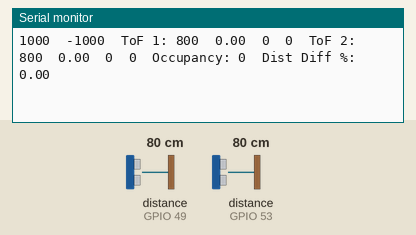
The sketch below on a simulated ESP32. On the bench: the last lines printed to the serial monitor. The test bench sets the inputs (shaded band); at power-on: distance to the obstacle (sensors on GPIO 49, GPIO 53) 80 cm.

Above: at 1.2 s.
1.3 s: distance to the obstacle (sensor on GPIO 49) set to 2 cm
At 1.46 s:
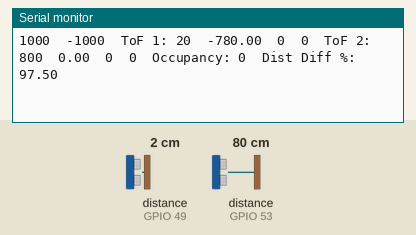
2.8 s: distance to the obstacle (sensor on GPIO 53) set to 2 cm
At 2.87 s:
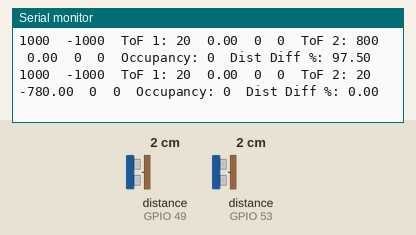
4.3 s: distance to the obstacle (sensor on GPIO 49) set to 4 cm
At 4.35 s:
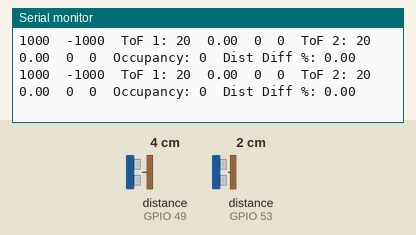
5.8 s: distance to the obstacle (sensor on GPIO 53) set to 4 cm
At 5.84 s:
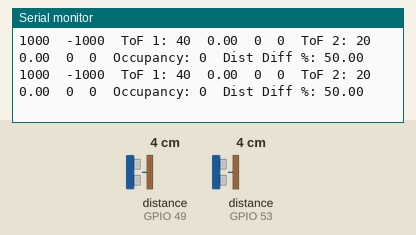
Timing chart, 0 to 8.3 s (numbered marks = the images above; inputs shaded):
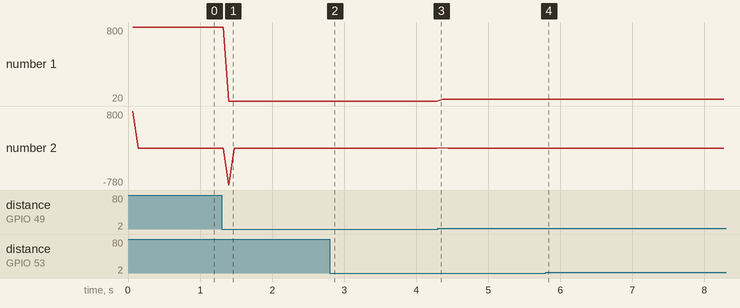

The sketch:

team_5_project_code.ino
```cpp
#include "Adafruit_VL53L1X.h"

// Const Parameters
const int GPIO_PIN_1 = 25;                      // beware communication, etc. pins on the ESP32
const int XSHUT_PIN_1 = 26;
const int GPIO_PIN_2 = 32;
const int XSHUT_PIN_2 = 33;
const int deriv_arr_length = 1;                // longer array rejects noise but creates lag
const int tof_1_timing_budget = 100;             // Valid timing budgets: 15, 20, 33, 50, 100, 200 and 500 (ms)
const int tof_2_timing_budget = 100;             // Valid timing budgets: 15, 20, 33, 50, 100, 200 and 500 (ms)
const double deriv_accumulation_threshold = 15; // how high deriv must be to begin accumulation
const double deriv_debounce_threshold = 15;     // if deriv is below this, debounce is cancelled
const int accumulator_threshold = 23;           // how high accumulators must climb to trigger occupancy change
const int debounce_time_millis = 5000;          // when occupancy changes, how long to block continued accumulation in the same direction
const double dist_diff_percent_threshold = 50;  // if sensor readings are this similar, then we think both sensors are measuring the same person

// Variables
Adafruit_VL53L1X tof_1 = Adafruit_VL53L1X(XSHUT_PIN_1, GPIO_PIN_1);
Adafruit_VL53L1X tof_2 = Adafruit_VL53L1X(XSHUT_PIN_2, GPIO_PIN_2);
int16_t temp;
int16_t dist_1;
int16_t dist_2;
float dist_diff_percent;
int16_t old_dist_1;
int16_t old_dist_2;
int16_t deriv_1;
int16_t deriv_2;
int16_t old_deriv_1;
int16_t old_deriv_2;
double second_deriv_1;
double second_deriv_2;
double old_deriv_arr_avg_1;
double old_deriv_arr_avg_2;
double deriv_arr_1[deriv_arr_length];
double deriv_arr_2[deriv_arr_length];
double deriv_arr_avg_1;
double deriv_arr_avg_2;
int accumulator_pos_1;
int accumulator_neg_1;
int accumulator_pos_2;
int accumulator_neg_2;
int occupancy;
int last_occupant_millis_1;
int last_occupant_millis_2;
int num_cycles = 0;
int last_micros = 0;
int this_micros = 0;

void setup() {
  Serial.begin(115200);
  while (!Serial) delay(10);

  Wire.begin();
  if (! tof_1.begin(0x31, &Wire)) {
    Serial.print("ToF 1 begin error");
    Serial.println(tof_1.vl_status);
    while (1)       delay(10);
  }

  if (! tof_2.begin(0x35, &Wire)) {
    Serial.print("ToF 2 begin error");
    Serial.println(tof_2.vl_status);
    while (1)       delay(10);
  }

  if (!tof_1.startRanging()) {
    Serial.print("ToF 1 startranging error");
    Serial.println(tof_1.vl_status);
    while (1)       delay(10);
  }

  if (!tof_2.startRanging()) {
    Serial.print("ToF 2 startranging error");
    Serial.println(tof_2.vl_status);
    while (1)       delay(10);
  }

  // Valid timing budgets: 15, 20, 33, 50, 100, 200 and 500 (ms)
  tof_1.setTimingBudget(tof_1_timing_budget);
  tof_2.setTimingBudget(tof_2_timing_budget);
}

void loop() {
  // Retrieve distance measurements from sensors
  if (tof_1.dataReady()) {
    old_dist_1 = dist_1;
    temp = tof_1.distance();
    if (temp != -1) {
      dist_1 = temp;
    }
    tof_1.clearInterrupt();
  }
  if (tof_2.dataReady()) {
    old_dist_2 = dist_2;
    temp = tof_2.distance();
    if (temp != -1) {
      dist_2 = temp;
    }
    tof_2.clearInterrupt();
  }

  // Calculate first derivatives
  old_deriv_1 = deriv_1;
  old_deriv_2 = deriv_2;
  deriv_1 = dist_1 - old_dist_1;
  deriv_2 = dist_2 - old_dist_2;
  dist_diff_percent = 100.0*abs(dist_1 - dist_2)/max(dist_1, dist_2);

  // Moving average filter applied to first derivatives
  deriv_arr_1[num_cycles % deriv_arr_length] = deriv_1;
  deriv_arr_2[num_cycles % deriv_arr_length] = deriv_2;
  old_deriv_arr_avg_1 = deriv_arr_avg_1;
  old_deriv_arr_avg_2 = deriv_arr_avg_2;
  deriv_arr_avg_1 = 0;
  deriv_arr_avg_2 = 0;
  for (int i=0; i<deriv_arr_length; ++i) {
    deriv_arr_avg_1 += deriv_arr_1[i] / (deriv_arr_length*1.0);
    deriv_arr_avg_2 += deriv_arr_2[i] / (deriv_arr_length*1.0);
  }

  // Accumulator logic for ToF 1
  if ((millis() - last_occupant_millis_1) > debounce_time_millis) {
    if (deriv_arr_avg_1 > deriv_accumulation_threshold) {
      ++accumulator_pos_1;
    }
    else {
      accumulator_pos_1 = 0;
    }
    if (deriv_arr_avg_1 < -deriv_accumulation_threshold) {
      ++accumulator_neg_1;
    }
    else {
      accumulator_neg_1 = 0;
    }
  }

  // Accumulator logic for ToF 2
  if ((millis() - last_occupant_millis_2) > debounce_time_millis) {
    if (deriv_arr_avg_2 > deriv_accumulation_threshold) {
      ++accumulator_pos_2;
    }
    else {
      accumulator_pos_2 = 0;
    }
    if (deriv_arr_avg_2 < -deriv_accumulation_threshold) {
      ++accumulator_neg_2;
    }
    else {
      accumulator_neg_2 = 0;
    }
  }

/*
If dists are similar:
both still accumulate, in case person walks to either side
if dists are too similar when occupancy events fire, only accept one occupancy events
  block sensor 2's (chosen arbitrarily) occupancy changes (not the entire occupancy event)

*/

  // Occupancy event logic for ToF 1
  if (accumulator_pos_1 > accumulator_threshold) {
    ++occupancy;
    accumulator_pos_1 = 0;
    last_occupant_millis_1 = millis();
  }
  if (accumulator_neg_1 > accumulator_threshold) {
    --occupancy;
    accumulator_neg_1 = 0;
    last_occupant_millis_1 = millis();
  }
  if (abs(deriv_arr_avg_1) < deriv_debounce_threshold) {
    last_occupant_millis_1 = 0;
  }

  // Occupancy event logic for ToF 2
  if (accumulator_pos_2 > accumulator_threshold) {
    if (dist_diff_percent > dist_diff_percent_threshold) {    // don't take this sensor's occupancy changes if dists too similar (measuring the same person)
      ++occupancy;
    }
    accumulator_pos_2 = 0;
    last_occupant_millis_2 = millis();
  }
  if (accumulator_neg_2 > accumulator_threshold) {
    if (dist_diff_percent > dist_diff_percent_threshold) {
      --occupancy;
    }
    accumulator_neg_2 = 0;
    last_occupant_millis_2 = millis();
  }
  if (abs(deriv_arr_avg_2) < deriv_debounce_threshold) {
    last_occupant_millis_2 = 0;
  }

  // Displaying debug information
  Serial.print(1000);  // +/- constant so that serial plotter window doesn't shrink too much
  Serial.print('\t');
  Serial.print(-1000);
  Serial.print('\t');
  Serial.print("ToF 1: ");
  Serial.print(dist_1);
  Serial.print('\t');
  Serial.print(deriv_arr_avg_1);
  Serial.print('\t');
  Serial.print(accumulator_pos_1);
  Serial.print('\t');
  Serial.print(accumulator_neg_1);
  Serial.print('\t');
  Serial.print("ToF 2: ");
  Serial.print(dist_2);
  Serial.print('\t');
  Serial.print(deriv_arr_avg_2);
  Serial.print('\t');
  Serial.print(accumulator_pos_2);
  Serial.print('\t');
  Serial.print(accumulator_neg_2);
  Serial.print('\t');
  Serial.print("Occupancy: ");
  Serial.print(occupancy);
  Serial.print('\t');
  Serial.print("Dist Diff %: ");
  Serial.print(dist_diff_percent);
  Serial.println(" ");

  ++num_cycles;
  delay(10);
}
```

Measured:
- after the input at 1.3 s, the serial monitor: prints a new line after 0.10 s (image 1)
- after the input at 2.8 s, the serial monitor: prints a new line at once (image 2)
- plotted number 1: 800 → 20 after the input at 1.3 s, 20 → 40 after the input at 4.3 s
